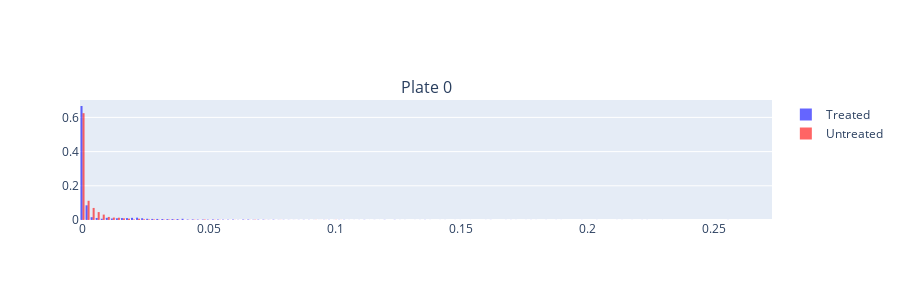

The cell this chart's notebook holds for it:
### Code cell
filtered_df = filter_bad_references(seismic_df, min_reads=min_coverage, signal_tresholds=(0.3, 0.7), min_covered=0.5, primers=None)
plot_signal_histogram(filtered_df)

### Figure 1 — Plotly figure (JSON) as saved in the notebook; plotly's stock layout.template omitted (floating-point values rounded to 4 significant figures; data arrays with more than 128 entries replaced by an {"elided": "..."} marker saying what was removed)
{"data": [{"histnorm": "probability", "marker": {"color": "blue"}, "name": "Treated", "opacity": 0.6, "type": "histogram", "x": {"elided": "7205 float values"}, "xaxis": "x", "yaxis": "y"}, {"histnorm": "probability", "marker": {"color": "red"}, "name": "Untreated", "opacity": 0.6, "type": "histogram", "x": {"elided": "4777 float values"}, "xaxis": "x", "yaxis": "y"}], "layout": {"annotations": [{"font": {"size": 16}, "showarrow": false, "text": "Plate 0", "x": 0.5, "xanchor": "center", "xref": "paper", "y": 1, "yanchor": "bottom", "yref": "paper"}], "height": 300, "xaxis": {"anchor": "y", "domain": [0, 1]}, "yaxis": {"anchor": "x", "domain": [0, 1]}}}
